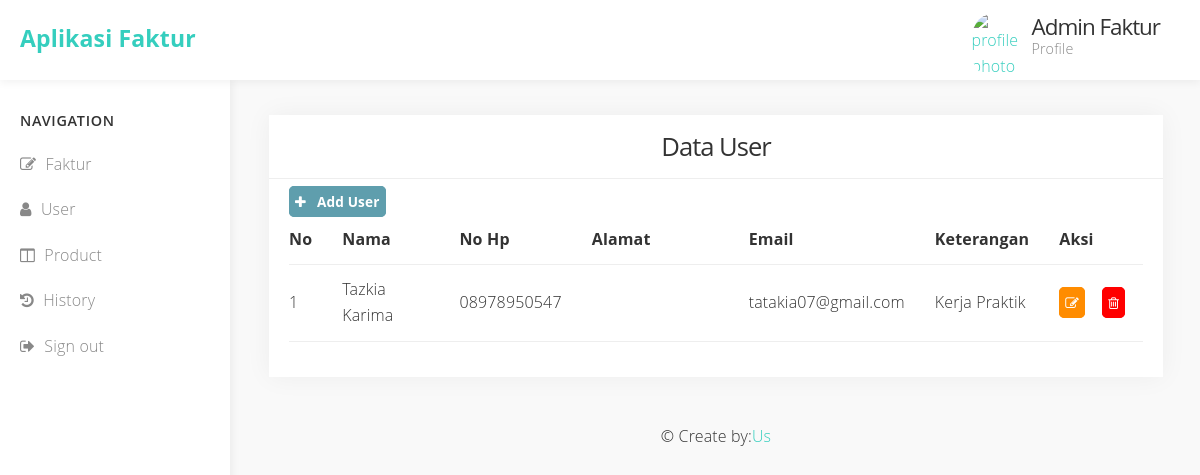
/index.php/user/ListUser, run on the app's committed database.
### tables this page shows
CREATE TABLE `users` (
  `nama` varchar(50) NOT NULL,
  `no_hp` varchar(20) NOT NULL,
  `alamat` varchar(255) NOT NULL,
  `email` varchar(50) NOT NULL,
  `keterangan` varchar(50) NOT NULL,
  `id` int(11) NOT NULL
);

### application/controllers/User.php (called while the page is built, shortened)
<?php
class User extends CI_Controller {
	function __construct()
	{
		$this->load->library('form_validation');
		$this->load->model('User_model');
	}
	public function ListUser()
	{
		$data['dataUser']=$this->User_model->selectAll();
		$this->load->view('user',$data);
	}
}

### index.php (called while the page is built, shortened)
<?php
require_once BASEPATH.'core/CodeIgniter.php';

### application/models/User_model.php (called while the page is built, shortened)
 <?php
class User_model extends CI_Model {
	function selectAll()
   {
		$this->db->order_by("id");
		return $this->db->get('users')->result();
   }
}

### application/views/user.php (the view, shortened to what this page needs)
<!DOCTYPE html>
<html>
<head>
	<link rel="stylesheet" href="<?php echo base_url(); ?>assets/template_admin/css/dropdown.css">
	<link rel="stylesheet" href="<?php echo base_url(); ?>assets/template_admin/css/font-awesome.min.css">
	<link rel="stylesheet" href="<?php echo base_url(); ?>assets/template_admin/css/normalize.css">
	<link rel="stylesheet" href="<?php echo base_url(); ?>assets/template_admin/css/milligram.min.css">
	<link rel="stylesheet" href="<?php echo base_url(); ?>assets/template_admin/css/styles.css">
</head>
<body>
	<div class="navbar">
		<div class="row">
			<div class="column column-30 col-site-title"><a href="#" class="site-title float-left">Aplikasi Faktur</a></div>
			<div class="column column-30">
				<div class="user-section"><a href="#">
					<img src="https://www.webmedia.link/sites/default/files/pictures/picture-1-1505503146.png" alt="profile photo" class="circle float-left profile-photo" width="50" height="auto">
					<div class="username">
						<h4>Admin Faktur</h4>
						<p>Profile</p>
					</div>
				</a></div>
			</div>
		</div>
	</div>
	<div class="row">
		<div id="sidebar" class="column">
			<h5>Navigation</h5>
			<ul>
				<li><a href="<?php echo base_url('Faktur/ListFaktur'); ?>"><em class="fa fa-pencil-square-o"></em> Faktur</a>
				<li><a href="<?php echo base_url('User/ListUser'); ?>"><em class="fa fa-user"></em> User</a></li>
				<li><a href="<?php echo base_url('Produk/ListProduk'); ?>"><em class="fa fa-columns"></em> Product</a></li>
				<li><a href="<?php echo base_url('History/history'); ?>"><em class="fa fa-history"></em> History</a></li>
				<li><a href="<?php echo base_url('Auth/logout'); ?>"><em class="fa fa-sign-out"></em> Sign out</a></li>
			</ul>
		</div>
		<section id="main-content" class="column column-offset-20">
<body>
<div class="row grid-responsive">
	<div class="column ">
		<div class="card">
		<div class="card-title">
	<center><h3>Data User</h3></center>
	</div>
		<div class="card-block">
	<div class="pull-left">
        <a href="<?php echo base_url('User/RegisterUser'); ?>" class="MyButton2"><em class="fa fa-plus"></em>&nbsp; &nbsp;Add User</a>
    </div>
	<table>
		<thead>
			<tr>
				<th width="10px"> No</th>
				<th width="140px">Nama</th>
				<th width="50px">No Hp</th>
				<th width="200px">Alamat</th>
				<th width="40px">Email</th>
				<th width="50px">Keterangan</th>
				<th width="130px">Aksi</th>
			</tr>
		</thead>
		<?php
		$no = 1;
		foreach($dataUser as $users){
		?>
		<tbody>
			<tr>
				<td><?php echo $no++ ?></td>
				<td><?php echo $users->nama ?></td>
				<td><?php echo $users->no_hp ?></td>
				<td><?php echo $users->alamat ?></td>
				<td><?php echo $users->email ?></td>
				<td><?php echo $users->keterangan ?></td>
				<td><a class="MyButton" href="<?php echo site_url('User/Update_user/'.$users->id);?>"><em class="fa fa-pencil-square-o"></em></a>&nbsp;&nbsp;&nbsp;
					<a class="MyButton1" href="<?php echo site_url('User/Delete_user/'.$users->id);?>"><em class="fa fa-trash-o"></em></a></td>
			</tr>
		</tbody>
		<?php } ?>
	</table>
</div>
</div>
</div>
</div>
</body>
</html>
<p align="center">&copy; Create by:<a href="http://bandungtechnologyzone.co.id">Us</a></p>
</body>
</html>

### assets/template_admin/css/dropdown.css (style rules this page uses)
body { background-image: url('background.png'); }

### assets/template_admin/css/styles.css (style rules this page uses)
body { background: #f9f9f9; height: 100%; width: 100%; overflow-x: hidden; font-size: 1.6em; font-family: "Open Sans", "Helvetica Neue", Helvetica, Arial, sans-serif; color: #333; }
h1, h2, h3, h4, h5, h6 { font-weight: 500; letter-spacing: -.1rem; margin-bottom: 2.0rem; margin-top: 0; }
h3 { font-size: 1.6em; }
h4 { font-size: 1.4em; }
h5, h6 { color: #555; text-transform: uppercase; font-size: 0.9em; letter-spacing: .05em; font-weight: 600; margin-bottom: 1rem; }
a { color: #35cebe; }
.circle { border-radius: 499rem; }
td, th { border-bottom: 0.1rem solid #eee; }
.navbar { position: fixed; z-index: 1; width: 100%; background: #fff; height: 80px; padding: 20px 0; box-shadow: 0px 3px 8px rgba(0, 0, 0, 0.05); }
.navbar a.site-title { color: #222; color: #35cebe; font-size: 2.3rem; font-weight: bold; display: block; margin: 0 20px 10px 20px; }
#sidebar { position: fixed; z-index: 0; width: 20% !important; background: #fff; padding: 10px 30px !important; box-shadow: 3px 0px 8px rgba(0, 0, 0, 0.05); margin-top: 80px; height: 100%; }
#sidebar h1, #sidebar h2, #sidebar h3, #sidebar h4, #sidebar h5, #sidebar h6 { color: #333; margin-top: 20px; margin-bottom: 0; }
#sidebar ul { margin-top: 10px; margin-left: -20px; margin-right: -30px; }
#sidebar ul li { list-style: none; margin: 0; padding: 0; }
#sidebar ul li a { display: block; padding: 10px 20px; color: #888; }
#sidebar ul li a .fa { margin-right: 5px; }
#main-content { width: 80% !important; padding: 20px 3.5rem !important; margin-top: 95px; margin-right: 12px; }
.card { background: #fff; box-shadow: 0px 0px 25px rgba(0, 0, 0, 0.05); margin-bottom: 2.2rem; }
.card .card-title { border-bottom: 1px solid #eee; padding: 15px 20px; }
.card .card-title h1, .card .card-title h2, .card .card-title h3, .card .card-title h4, .card .card-title h5, .card .card-title h6 { margin: 0; padding: 0; }
.card .card-block { padding: 10px 20px; }
.user-section { margin-top: -8px; margin-right: 40px; }
.user-section a { float: right; }
.user-section img { margin-right: 10px; float: left; }
.user-section .username { color: #333; float: right; text-align: left; }
.user-section .username h4 { margin-bottom: -.5rem; }
.user-section .username p { color: #888; font-size: .9em; }

### application/views/user.php (style rules this page uses)
a.MyButton { width: 200px; padding: 5px; cursor: pointer; font-weight: bold; font-size: 85%; background: #FF8C00; color: #fff; border: 1px solid #FF8C00; border-radius: 5px; }
a.MyButton1 { width: 200px; padding: 5px; cursor: pointer; font-weight: bold; font-size: 85%; background: red; color: #fff; border: 1px solid red; border-radius: 5px; }
a.MyButton2 { width: 200px; padding: 5px; cursor: pointer; font-weight: bold; font-size: 85%; background: #5F9EAD; color: #fff; border: 1px solid #5F9EAD; border-radius: 5px; }

### data on the page
users: nama "Tazkia Karima", no_hp "08978950547", email "tatakia07@gmail.com", keterangan "Kerja Praktik"
